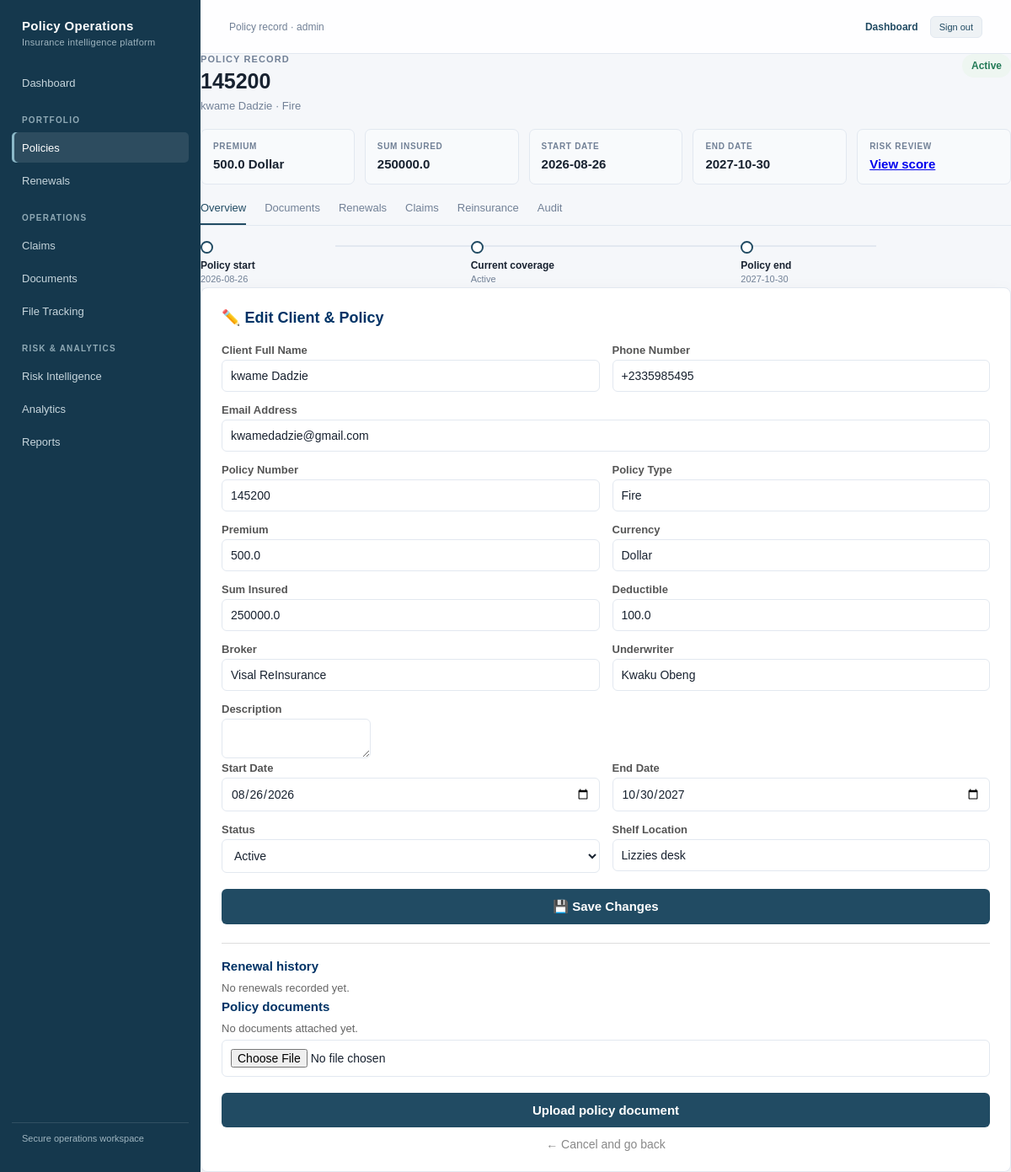
Page /edit/10 (signed in) on the committed database.
### tables this page shows
CREATE TABLE policies (
            policy_id INTEGER PRIMARY KEY AUTOINCREMENT,
            policy_number TEXT,
            policy_type TEXT,
            start_date TEXT,
            end_date TEXT,
            status TEXT,
            client_id INTEGER, deleted_at TEXT, premium REAL, currency TEXT, sum_insured REAL, deductible REAL, broker TEXT, underwriter TEXT, description TEXT, created_at TEXT, updated_at TEXT,
            FOREIGN KEY (client_id) REFERENCES clients(client_id)
        );

CREATE TABLE clients (
            client_id INTEGER PRIMARY KEY AUTOINCREMENT,
            full_name TEXT,
            phone TEXT,
            email TEXT
        );

CREATE TABLE file_log (
            log_id INTEGER PRIMARY KEY AUTOINCREMENT,
            policy_id INTEGER,
            shelf_location TEXT,
            FOREIGN KEY (policy_id) REFERENCES policies(policy_id)
        );

### app.py (the view, shortened to what this page needs)
@app.route("/edit/<int:policy_id>", methods=["GET", "POST"])
@role_required("Admin", "Underwriter", "Operations")
def edit(policy_id):
    record = get_record_by_policy_id(policy_id)
    if not record:
        return redirect(url_for("index"))
    return render_template("edit.html", record=record,
                           renewal_history=get_renewal_history(policy_id),
                           documents=get_policy_documents(policy_id),
                           effective_status=get_effective_status(record[7], record[8], record[9]))

### app.py (called while the page is built, shortened)
def get_csrf_token():
    if "csrf_token" not in session:
        session["csrf_token"] = secrets.token_urlsafe(32)
    return session["csrf_token"]

@app.context_processor
def inject_csrf_token():
    return {"csrf_token": get_csrf_token}

@app.before_request
def validate_csrf():
    if request.method not in {"POST", "PUT", "PATCH", "DELETE"}:
        return None

def connect_db():
    conn = sqlite3.connect(DB_PATH)
    conn.execute("PRAGMA foreign_keys = ON")
    return conn

def login_required(view):
    @wraps(view)
    def wrapped_view(*args, **kwargs):
        if "user_id" not in session:
            return redirect(url_for("login", next=request.path))
        return view(*args, **kwargs)
    return wrapped_view

def role_required(*roles):
    def decorator(view):
        @wraps(view)
        @login_required
        def wrapped_view(*args, **kwargs):
            if session.get("role") not in roles:
                return jsonify({"error": "You do not have permission to perform this action."}), 403
            return view(*args, **kwargs)
        return wrapped_view
    return decorator

def get_effective_status(start_date, end_date, stored_status):
    if stored_status != "Active":
        return stored_status
    try:
        today = datetime.today().date()
        end = datetime.strptime(end_date, "%Y-%m-%d").date()
    except (TypeError, ValueError):
        return stored_status
    if end < today:
        return "Expired"
    if end <= today + timedelta(days=30):
        return "Expiring Soon"
    return "Active"

def get_renewal_history(policy_id):
    conn = connect_db()
    rows = conn.execute(
        "SELECT previous_start_date, previous_end_date, new_start_date, new_end_date, renewed_at "
        "FROM renewal_history WHERE policy_id=? ORDER BY renewed_at DESC", (policy_id,)
    ).fetchall()
    conn.close()
    return rows

def get_policy_documents(policy_id):
    conn = connect_db()
    rows = conn.execute(
        "SELECT document_id, filename, uploaded_at FROM policy_documents WHERE policy_id=? ORDER BY uploaded_at DESC",
        (policy_id,)
    ).fetchall()
    conn.close()
    return rows

### templates/edit.html (shortened to what this page needs)
<!DOCTYPE html>
<html lang="en">
<head>
    <link rel="stylesheet" href="{{ url_for('static', filename='css/app.css') }}">
</head>
<body>
    <aside class="app-sidebar">
        <div class="app-brand">Policy Operations<small>Insurance intelligence platform</small></div>
        <nav class="app-nav">
            <a href="/">Dashboard</a>
            <div class="app-nav-label">Portfolio</div><a class="active" href="/">Policies</a><a href="/">Renewals</a>
            <div class="app-nav-label">Operations</div>{% if session.get('role') in ['Admin', 'Claims Officer'] %}<a href="/claims">Claims</a>{% endif %}<a href="/">Documents</a><a href="/">File Tracking</a>
            <div class="app-nav-label">Risk &amp; Analytics</div><a href="/">Risk Intelligence</a><a href="/">Analytics</a><a href="/export.csv">Reports</a>
        </nav>
        <div class="app-sidebar-footer">Secure operations workspace</div>
    </aside>
    <div class="app-main">
    <header class="app-topbar"><span class="app-user">Policy record · {{ session.get('username', '') }}</span><span class="topbar-actions"><a href="/" class="topbar-link">Dashboard</a><form method="POST" action="/logout"><input type="hidden" name="csrf_token" value="{{ csrf_token() }}"><button class="logout-button" type="submit">Sign out</button></form></span></header>
    <div class="container">
        <div class="record-header">
            <div>
                <p class="record-eyebrow">Policy record</p>
                <h1 class="record-title">{{ record[5] }}</h1>
                <p class="record-subtitle">{{ record[1] }} · {{ record[6] }}</p>
            </div>
            <span class="record-status">{{ effective_status }}</span>
        </div>
        <div class="record-metrics">
            <div class="record-metric"><span>Premium</span><strong>{{ record[11] or 'Not recorded' }} {{ record[12] or '' }}</strong></div>
            <div class="record-metric"><span>Sum insured</span><strong>{{ record[13] or 'Not recorded' }}</strong></div>
            <div class="record-metric"><span>Start date</span><strong>{{ record[7] }}</strong></div>
            <div class="record-metric"><span>End date</span><strong>{{ record[8] }}</strong></div>
            <div class="record-metric"><span>Risk review</span><strong><a href="/risk-score/{{ record[4] }}">View score</a></strong></div>
        </div>
        <nav class="record-tabs" aria-label="Policy sections">
            <a href="#overview">Overview</a>
            <a href="#documents">Documents</a>
            <a href="#renewals">Renewals</a>
            <a href="/claims">Claims</a>
            <a href="#reinsurance">Reinsurance</a>
            <a href="#audit">Audit</a>
        </nav>
        <div class="timeline" aria-label="Policy lifecycle">
            <div class="timeline-step"><strong>Policy start</strong>{{ record[7] }}</div>
            <div class="timeline-step"><strong>Current coverage</strong>{{ effective_status }}</div>
            <div class="timeline-step"><strong>Policy end</strong>{{ record[8] }}</div>
        </div>
        <div class="card" id="overview">
            <h2>✏️ Edit Client & Policy</h2>
            <form method="POST">
                <div class="row">
                    <div>
                        <label>Client Full Name</label>
                        <input type="text" name="full_name" value="{{ record[1] }}" required>
                    </div>
                    <div>
                        <label>Phone Number</label>
                        <input type="text" name="phone" value="{{ record[2] }}" required>
                    </div>
                </div>
                <label>Email Address</label>
                <input type="email" name="email" value="{{ record[3] }}">
                <div class="row">
                    <div>
                        <label>Policy Number</label>
                        <input type="text" name="policy_number" value="{{ record[5] }}" required>
                    </div>
                    <div>
                        <label>Policy Type</label>
                        <input type="text" name="policy_type" value="{{ record[6] }}" required>
                    </div>
                </div>
                <div class="row">
                    <div>
                        <label>Premium</label>
                        <input type="number" step="0.01" min="0" name="premium" value="{{ record[11] or '' }}">
                    </div>
                    <div>
                        <label>Currency</label>
                        <input type="text" name="currency" value="{{ record[12] or '' }}">
                    </div>
                </div>
                <div class="row">
                    <div>
                        <label>Sum Insured</label>
                        <input type="number" step="0.01" min="0" name="sum_insured" value="{{ record[13] or '' }}">
                    </div>
                    <div>
                        <label>Deductible</label>
                        <input type="number" step="0.01" min="0" name="deductible" value="{{ record[14] or '' }}">
                    </div>
                </div>
                <div class="row">
                    <div>
                        <label>Broker</label>
                        <input type="text" name="broker" value="{{ record[15] or '' }}">
                    </div>
                    <div>
                        <label>Underwriter</label>
                        <input type="text" name="underwriter" value="{{ record[16] or '' }}">
                    </div>
                </div>
                <label>Description</label>
                <textarea name="description" rows="3">{{ record[17] or '' }}</textarea>
                <div class="row">
                    <div>
                        <label>Start Date</label>
                        <input type="date" name="start_date" value="{{ record[7] }}" required>
                    </div>
                    <div>
                        <label>End Date</label>
                        <input type="date" name="end_date" value="{{ record[8] }}" required>
                    </div>
                </div>
                <div class="row">
                    <div>
                        <label>Status</label>
                        <select name="status">
                            <option value="Active" {% if record[9] == 'Active' %}selected{% endif %}>Active</option>
                        </select>
                    </div>
                    <div>
                        <label>Shelf Location</label>
                        <input type="text" name="shelf_location" value="{{ record[10] }}" required>
                    </div>
                </div>
                <button type="submit" class="btn-save">💾 Save Changes</button>
            </form>
            <div class="history" id="renewals">
                <h3>Renewal history</h3>
                {% if renewal_history %}
                <ul>
                    {% for renewal in renewal_history %}
                    <li>{{ renewal[0] }} to {{ renewal[1] }} renewed to {{ renewal[2] }} to {{ renewal[3] }} on {{ renewal[4] }}</li>
                    {% endfor %}
                </ul>
                {% else %}
                <p>No renewals recorded yet.</p>
                {% endif %}
                <h3 id="documents">Policy documents</h3>
                {% if documents %}
                <ul>
                    {% for document in documents %}
                    <li><a href="/policy-document/{{ document[0] }}">{{ document[1] }}</a> uploaded {{ document[2] }}</li>
                    {% endfor %}
                </ul>
                {% else %}
                <p>No documents attached yet.</p>
                {% endif %}
                <form method="POST" action="/policy/{{ record[4] }}/document" enctype="multipart/form-data">
                    <input type="file" name="document" accept=".pdf,.jpg,.jpeg,.png" required>
                    <button type="submit" class="btn-save">Upload policy document</button>
                </form>
            </div>
            <a href="/" class="btn-cancel">← Cancel and go back</a>
        </div>
    </div>
    </div>
</body>
</html>

### templates/edit.html (style rules this page uses)
* { margin: 0; padding: 0; box-sizing: border-box; font-family: Arial, sans-serif; }
body { background-color: #f0f2f5; }
.container { max-width: 700px; margin: 30px auto; padding: 0 20px; }
.card { background: white; border-radius: 8px; padding: 25px; box-shadow: 0 2px 8px rgba(0,0,0,0.1); }
h2 { color: #003366; margin-bottom: 20px; font-size: 18px; }
label { font-size: 13px; color: #555; display: block; margin-bottom: 4px; font-weight: bold; }
input, select { width: 100%; padding: 10px; margin-bottom: 14px; border: 1px solid #ccc; border-radius: 5px; font-size: 14px; }
.row { display: grid; grid-template-columns: 1fr 1fr; gap: 15px; }
.btn-save { background-color: #003366; color: white; padding: 12px 30px; border: none; border-radius: 5px; cursor: pointer; font-size: 15px; font-weight: bold; width: 100%; margin-top: 5px; }
.btn-cancel { display: block; text-align: center; margin-top: 12px; color: #888; text-decoration: none; font-size: 14px; }
.history { margin-top: 22px; padding-top: 18px; border-top: 1px solid #ddd; }
.history h3 { color: #003366; font-size: 15px; margin-bottom: 10px; }
.history p, .history li { color: #666; font-size: 13px; margin-bottom: 6px; }

### rows in the picture
policies: policy_number "145200", policy_type "Fire", status "Active", premium "500.0", currency "Dollar", sum_insured "250000.0", start_date "2026-08-26", end_date "2027-10-30", deductible "100.0", broker "Visal ReInsurance", underwriter "Kwaku Obeng", start_date "08/26/2026", end_date "10/30/2027"
clients: full_name "kwame Dadzie", phone "+2335985495", email "kwamedadzie@gmail.com"
file_log: shelf_location "Lizzies desk"

### other values in the picture
{{ session.get('username', '') }} "admin"
